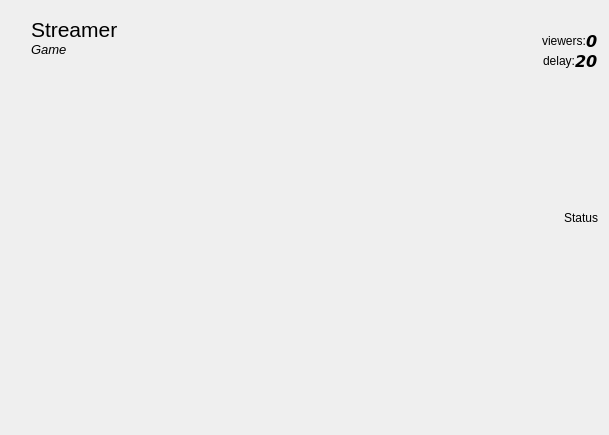
<?xml version="1.0" encoding="UTF-8"?>
<ui version="4.0">
 <class>previewStreamWidget</class>
 <widget class="QWidget" name="previewStreamWidget">
  <property name="geometry">
   <rect>
    <x>0</x>
    <y>0</y>
    <width>609</width>
    <height>435</height>
   </rect>
  </property>
  <property name="windowTitle">
   <string>Form</string>
  </property>
  <layout class="QVBoxLayout" name="verticalLayout_2">
   <property name="spacing">
    <number>0</number>
   </property>
   <item>
    <layout class="QHBoxLayout" name="horizontalLayout">
     <property name="spacing">
      <number>0</number>
     </property>
     <property name="sizeConstraint">
      <enum>QLayout::SetDefaultConstraint</enum>
     </property>
     <item>
      <layout class="QHBoxLayout" name="horizontalLayout_3">
       <property name="spacing">
        <number>0</number>
       </property>
       <property name="sizeConstraint">
        <enum>QLayout::SetDefaultConstraint</enum>
       </property>
       <property name="rightMargin">
        <number>0</number>
       </property>
       <item>
        <layout class="QVBoxLayout" name="verticalLayout">
         <property name="rightMargin">
          <number>0</number>
         </property>
         <item>
          <widget class="QLabel" name="streamerIcon">
           <property name="maximumSize">
            <size>
             <width>50</width>
             <height>50</height>
            </size>
           </property>
           <property name="text">
            <string/>
           </property>
           <property name="pixmap">
            <pixmap resource="icons.qrc">:/icons/icons/infoIcon.png</pixmap>
           </property>
           <property name="scaledContents">
            <bool>true</bool>
           </property>
          </widget>
         </item>
         <item>
          <spacer name="verticalSpacer">
           <property name="orientation">
            <enum>Qt::Vertical</enum>
           </property>
           <property name="sizeHint" stdset="0">
            <size>
             <width>20</width>
             <height>40</height>
            </size>
           </property>
          </spacer>
         </item>
        </layout>
       </item>
       <item>
        <layout class="QVBoxLayout" name="verticalLayout_6">
         <property name="spacing">
          <number>0</number>
         </property>
         <property name="topMargin">
          <number>6</number>
         </property>
         <property name="rightMargin">
          <number>0</number>
         </property>
         <item>
          <widget class="QLabel" name="streamerLabel">
           <property name="font">
            <font>
             <pointsize>16</pointsize>
            </font>
           </property>
           <property name="text">
            <string>Streamer</string>
           </property>
          </widget>
         </item>
         <item>
          <widget class="QLabel" name="gameLabel">
           <property name="font">
            <font>
             <pointsize>10</pointsize>
             <italic>true</italic>
            </font>
           </property>
           <property name="text">
            <string>Game</string>
           </property>
          </widget>
         </item>
         <item>
          <spacer name="verticalSpacer_2">
           <property name="orientation">
            <enum>Qt::Vertical</enum>
           </property>
           <property name="sizeHint" stdset="0">
            <size>
             <width>20</width>
             <height>40</height>
            </size>
           </property>
          </spacer>
         </item>
        </layout>
       </item>
      </layout>
     </item>
     <item>
      <spacer name="horizontalSpacer">
       <property name="orientation">
        <enum>Qt::Horizontal</enum>
       </property>
       <property name="sizeHint" stdset="0">
        <size>
         <width>40</width>
         <height>20</height>
        </size>
       </property>
      </spacer>
     </item>
     <item>
      <layout class="QVBoxLayout" name="verticalLayout_3">
       <property name="spacing">
        <number>0</number>
       </property>
       <property name="leftMargin">
        <number>0</number>
       </property>
       <property name="topMargin">
        <number>0</number>
       </property>
       <property name="rightMargin">
        <number>0</number>
       </property>
       <property name="bottomMargin">
        <number>0</number>
       </property>
       <item>
        <layout class="QHBoxLayout" name="horizontalLayout_6">
         <property name="spacing">
          <number>0</number>
         </property>
         <property name="topMargin">
          <number>0</number>
         </property>
         <item>
          <spacer name="horizontalSpacer_4">
           <property name="orientation">
            <enum>Qt::Horizontal</enum>
           </property>
           <property name="sizeHint" stdset="0">
            <size>
             <width>0</width>
             <height>20</height>
            </size>
           </property>
          </spacer>
         </item>
         <item>
          <widget class="QLabel" name="serviceIcon">
           <property name="maximumSize">
            <size>
             <width>30</width>
             <height>30</height>
            </size>
           </property>
           <property name="text">
            <string/>
           </property>
           <property name="pixmap">
            <pixmap resource="icons.qrc">:/icons/icons/twitchicon.png</pixmap>
           </property>
           <property name="scaledContents">
            <bool>true</bool>
           </property>
          </widget>
         </item>
        </layout>
       </item>
       <item>
        <layout class="QHBoxLayout" name="horizontalLayout_4">
         <property name="spacing">
          <number>0</number>
         </property>
         <property name="rightMargin">
          <number>0</number>
         </property>
         <item>
          <spacer name="horizontalSpacer_6">
           <property name="orientation">
            <enum>Qt::Horizontal</enum>
           </property>
           <property name="sizeHint" stdset="0">
            <size>
             <width>40</width>
             <height>20</height>
            </size>
           </property>
          </spacer>
         </item>
         <item>
          <widget class="QLabel" name="label">
           <property name="text">
            <string>viewers:</string>
           </property>
          </widget>
         </item>
         <item>
          <widget class="QLabel" name="viewersLabel">
           <property name="font">
            <font>
             <family>Verdana</family>
             <pointsize>12</pointsize>
             <weight>75</weight>
             <italic>true</italic>
             <bold>true</bold>
            </font>
           </property>
           <property name="text">
            <string>0</string>
           </property>
          </widget>
         </item>
        </layout>
       </item>
       <item>
        <layout class="QHBoxLayout" name="horizontalLayout_5">
         <property name="spacing">
          <number>0</number>
         </property>
         <item>
          <spacer name="horizontalSpacer_5">
           <property name="orientation">
            <enum>Qt::Horizontal</enum>
           </property>
           <property name="sizeHint" stdset="0">
            <size>
             <width>40</width>
             <height>20</height>
            </size>
           </property>
          </spacer>
         </item>
         <item>
          <widget class="QLabel" name="label_3">
           <property name="text">
            <string>delay:</string>
           </property>
          </widget>
         </item>
         <item>
          <widget class="QLabel" name="delayLabel">
           <property name="font">
            <font>
             <family>Verdana</family>
             <pointsize>12</pointsize>
             <weight>75</weight>
             <italic>true</italic>
             <bold>true</bold>
            </font>
           </property>
           <property name="text">
            <string>20</string>
           </property>
          </widget>
         </item>
        </layout>
       </item>
       <item>
        <spacer name="verticalSpacer_5">
         <property name="orientation">
          <enum>Qt::Vertical</enum>
         </property>
         <property name="sizeHint" stdset="0">
          <size>
           <width>20</width>
           <height>40</height>
          </size>
         </property>
        </spacer>
       </item>
      </layout>
     </item>
    </layout>
   </item>
   <item>
    <layout class="QHBoxLayout" name="horizontalLayout_2">
     <property name="topMargin">
      <number>0</number>
     </property>
     <item>
      <widget class="QLabel" name="previewIcon">
       <property name="minimumSize">
        <size>
         <width>320</width>
         <height>200</height>
        </size>
       </property>
       <property name="maximumSize">
        <size>
         <width>320</width>
         <height>200</height>
        </size>
       </property>
       <property name="text">
        <string/>
       </property>
       <property name="pixmap">
        <pixmap resource="icons.qrc">:/icons/icons/infoIcon.png</pixmap>
       </property>
       <property name="scaledContents">
        <bool>true</bool>
       </property>
      </widget>
     </item>
     <item>
      <spacer name="horizontalSpacer_2">
       <property name="orientation">
        <enum>Qt::Horizontal</enum>
       </property>
       <property name="sizeHint" stdset="0">
        <size>
         <width>40</width>
         <height>20</height>
        </size>
       </property>
      </spacer>
     </item>
     <item>
      <widget class="QLabel" name="statusLabel">
       <property name="text">
        <string>Status</string>
       </property>
       <property name="textFormat">
        <enum>Qt::PlainText</enum>
       </property>
       <property name="wordWrap">
        <bool>true</bool>
       </property>
      </widget>
     </item>
    </layout>
   </item>
   <item>
    <spacer name="verticalSpacer_4">
     <property name="orientation">
      <enum>Qt::Vertical</enum>
     </property>
     <property name="sizeType">
      <enum>QSizePolicy::Expanding</enum>
     </property>
     <property name="sizeHint" stdset="0">
      <size>
       <width>0</width>
       <height>0</height>
      </size>
     </property>
    </spacer>
   </item>
  </layout>
 </widget>
 <resources>
  <include location="icons.qrc"/>
 </resources>
 <connections/>
</ui>
